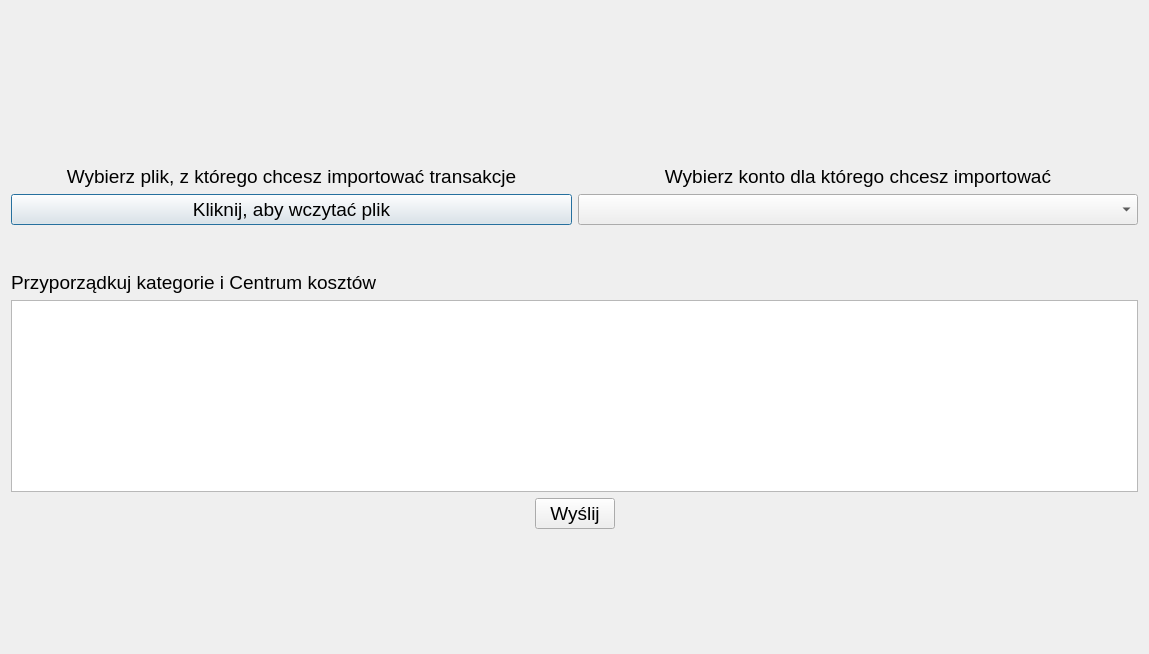
<?xml version="1.0" encoding="UTF-8"?>
<ui version="4.0">
 <class>ImportCSVWindow</class>
 <widget class="QDialog" name="ImportCSVWindow">
  <property name="geometry">
   <rect>
    <x>0</x>
    <y>0</y>
    <width>1149</width>
    <height>654</height>
   </rect>
  </property>
  <property name="windowTitle">
   <string>Dialog</string>
  </property>
  <layout class="QVBoxLayout" name="verticalLayout_4">
   <item>
    <spacer name="verticalSpacer_6">
     <property name="orientation">
      <enum>Qt::Vertical</enum>
     </property>
     <property name="sizeHint" stdset="0">
      <size>
       <width>20</width>
       <height>40</height>
      </size>
     </property>
    </spacer>
   </item>
   <item>
    <layout class="QHBoxLayout" name="horizontalLayout_2">
     <item>
      <layout class="QVBoxLayout" name="verticalLayout">
       <item>
        <spacer name="verticalSpacer_2">
         <property name="orientation">
          <enum>Qt::Vertical</enum>
         </property>
         <property name="sizeHint" stdset="0">
          <size>
           <width>20</width>
           <height>40</height>
          </size>
         </property>
        </spacer>
       </item>
       <item>
        <widget class="QLabel" name="label">
         <property name="font">
          <font>
           <pointsize>14</pointsize>
          </font>
         </property>
         <property name="text">
          <string>Wybierz plik, z którego chcesz importować transakcje</string>
         </property>
         <property name="alignment">
          <set>Qt::AlignCenter</set>
         </property>
         <property name="wordWrap">
          <bool>true</bool>
         </property>
        </widget>
       </item>
       <item>
        <widget class="QPushButton" name="pushButton_importFile">
         <property name="font">
          <font>
           <pointsize>14</pointsize>
          </font>
         </property>
         <property name="text">
          <string>Kliknij, aby wczytać plik</string>
         </property>
        </widget>
       </item>
       <item>
        <spacer name="verticalSpacer">
         <property name="orientation">
          <enum>Qt::Vertical</enum>
         </property>
         <property name="sizeType">
          <enum>QSizePolicy::Expanding</enum>
         </property>
         <property name="sizeHint" stdset="0">
          <size>
           <width>20</width>
           <height>40</height>
          </size>
         </property>
        </spacer>
       </item>
      </layout>
     </item>
     <item>
      <layout class="QVBoxLayout" name="verticalLayout_2">
       <item>
        <spacer name="verticalSpacer_4">
         <property name="orientation">
          <enum>Qt::Vertical</enum>
         </property>
         <property name="sizeHint" stdset="0">
          <size>
           <width>20</width>
           <height>40</height>
          </size>
         </property>
        </spacer>
       </item>
       <item>
        <widget class="QLabel" name="label_2">
         <property name="font">
          <font>
           <pointsize>14</pointsize>
          </font>
         </property>
         <property name="text">
          <string>Wybierz konto dla którego chcesz importować</string>
         </property>
         <property name="alignment">
          <set>Qt::AlignCenter</set>
         </property>
         <property name="wordWrap">
          <bool>true</bool>
         </property>
        </widget>
       </item>
       <item>
        <widget class="QComboBox" name="comboBox_accounts">
         <property name="font">
          <font>
           <pointsize>14</pointsize>
          </font>
         </property>
        </widget>
       </item>
       <item>
        <spacer name="verticalSpacer_3">
         <property name="orientation">
          <enum>Qt::Vertical</enum>
         </property>
         <property name="sizeHint" stdset="0">
          <size>
           <width>20</width>
           <height>40</height>
          </size>
         </property>
        </spacer>
       </item>
      </layout>
     </item>
    </layout>
   </item>
   <item>
    <layout class="QVBoxLayout" name="verticalLayout_3">
     <item>
      <widget class="QLabel" name="label_3">
       <property name="font">
        <font>
         <pointsize>14</pointsize>
        </font>
       </property>
       <property name="text">
        <string>Przyporządkuj kategorie i Centrum kosztów</string>
       </property>
       <property name="wordWrap">
        <bool>true</bool>
       </property>
      </widget>
     </item>
     <item>
      <widget class="QTableWidget" name="tableWidget"/>
     </item>
    </layout>
   </item>
   <item>
    <layout class="QHBoxLayout" name="horizontalLayout">
     <item>
      <spacer name="horizontalSpacer">
       <property name="orientation">
        <enum>Qt::Horizontal</enum>
       </property>
       <property name="sizeHint" stdset="0">
        <size>
         <width>40</width>
         <height>20</height>
        </size>
       </property>
      </spacer>
     </item>
     <item>
      <widget class="QPushButton" name="pushButton_commit">
       <property name="font">
        <font>
         <pointsize>14</pointsize>
        </font>
       </property>
       <property name="text">
        <string>Wyślij</string>
       </property>
      </widget>
     </item>
     <item>
      <spacer name="horizontalSpacer_2">
       <property name="orientation">
        <enum>Qt::Horizontal</enum>
       </property>
       <property name="sizeHint" stdset="0">
        <size>
         <width>40</width>
         <height>20</height>
        </size>
       </property>
      </spacer>
     </item>
    </layout>
   </item>
   <item>
    <spacer name="verticalSpacer_5">
     <property name="orientation">
      <enum>Qt::Vertical</enum>
     </property>
     <property name="sizeHint" stdset="0">
      <size>
       <width>20</width>
       <height>40</height>
      </size>
     </property>
    </spacer>
   </item>
  </layout>
 </widget>
 <resources/>
 <connections/>
</ui>
